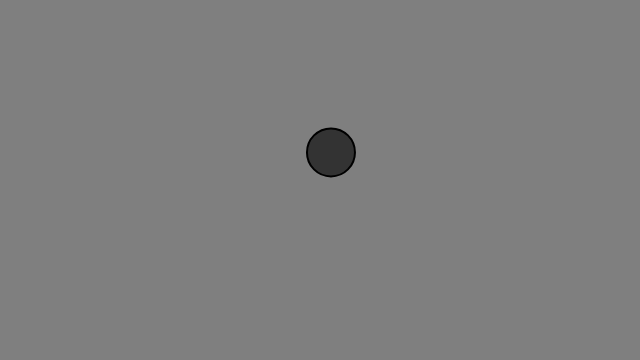
Frame 1 (no input)
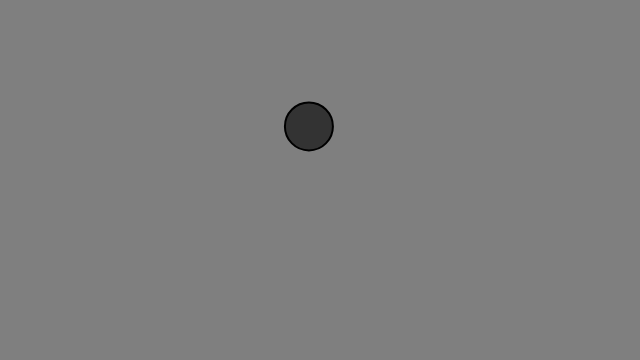
Frame 60 (no input)
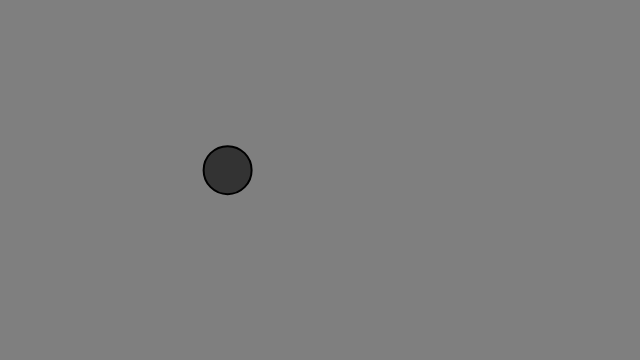
Frame 120 (the mouse pressed at the canvas centre since frame 60)

The p5.js sketch that drew these frames (run headless with seeded random() and noise() and a simulated clock; from frame 60 on, the mouse is pressed at the canvas centre):

// p5.js sketch
// ── sketch.js
let walker;

function setup() {
  createCanvas(640,360);
  walker = new Walker();
  background(127);
}

function draw() {
    background(127);
    walker.walk();
    walker.display();
}

class Walker{
  constructor(){
    this.position = createVector(width/2,height/2);
    this.noff = createVector(random(1000),random(1000));
  }

 display() {
    strokeWeight(2);
    fill(51);
    stroke(0);
    ellipse(this.position.x, this.position.y, 48, 48);
  }

  walk() {
    this.position.x = map(noise(this.noff.x),0,1,0,width);
    this.position.y = map(noise(this.noff.y),0,1,0,height);
    this.noff.add(0.01,0.01,0);
  }
}
